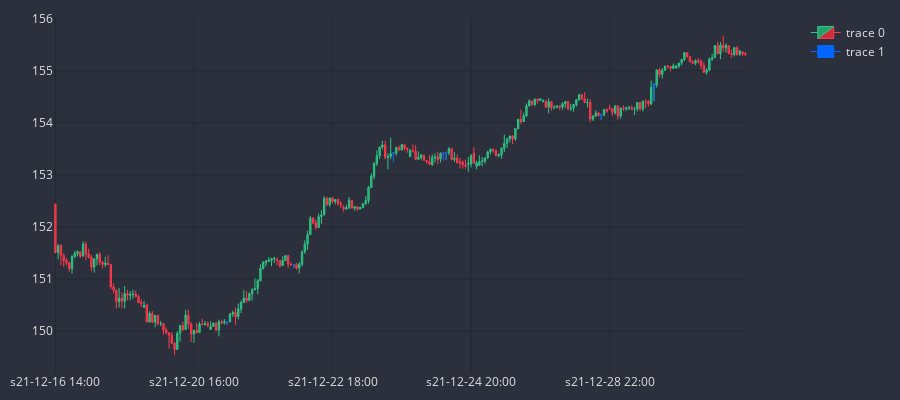

The cell this chart's notebook holds for it:
### Code cell
MARKER = '#0066FF'
dfp = df_an.iloc[-250:]
cp = CandlePlot(dfp, candles=True)
df_temp = cp.df_plot[cp.df_plot.HANGING_MAN == True]
cp.fig.add_trace(go.Candlestick(
                x = df_temp.sTime,
                open = df_temp.mid_o,
                high = df_temp.mid_h,
                low = df_temp.mid_l,
                close = df_temp.mid_c,
                line = dict(width=1), 
                opacity = 1,
                increasing_fillcolor=MARKER,
                decreasing_fillcolor=MARKER,
                increasing_line_color=MARKER,
                decreasing_line_color=MARKER,
            ))

cp.show_plot()

### Figure 1 — Plotly figure (JSON) as saved in the notebook; plotly's stock layout.template omitted (floating-point values rounded to 4 significant figures; data arrays with more than 128 entries replaced by an {"elided": "..."} marker saying what was removed)
{"data": [{"close": {"elided": "250 float values"}, "decreasing": {"fillcolor": "#CC2E3C", "line": {"color": "#FF3A4C"}}, "high": {"elided": "250 float values"}, "increasing": {"fillcolor": "#24A06B", "line": {"color": "#2EC886"}}, "line": {"width": 1}, "low": {"elided": "250 float values"}, "opacity": 1, "open": {"elided": "250 float values"}, "type": "candlestick", "x": {"elided": "250 str values"}}, {"close": [150.2, 151.3, 153.4, 153.4, 153.4, 154.1, 154.7], "decreasing": {"fillcolor": "#0066FF", "line": {"color": "#0066FF"}}, "high": [150.2, 151.3, 153.4, 153.4, 153.4, 154.2, 154.8], "increasing": {"fillcolor": "#0066FF", "line": {"color": "#0066FF"}}, "line": {"width": 1}, "low": [150.1, 151.2, 153.3, 153.3, 153.3, 154.1, 154.4], "opacity": 1, "open": [150.2, 151.3, 153.4, 153.4, 153.4, 154.1, 154.7], "type": "candlestick", "x": ["s21-12-21 04:00", "s21-12-22 04:00", "s21-12-23 16:00", "s21-12-24 10:00", "s21-12-24 11:00", "s21-12-28 19:00", "s21-12-29 14:00"]}], "layout": {"font": {"color": "#e1e1e1", "size": 12}, "height": 400, "margin": {"b": 10, "l": 10, "r": 10, "t": 10}, "paper_bgcolor": "#2c303c", "plot_bgcolor": "#2c303c", "width": 900, "xaxis": {"anchor": "y", "domain": [0, 0.94], "gridcolor": "#1f292f", "nticks": 5, "rangeslider": {"visible": false}}, "yaxis": {"anchor": "x", "domain": [0, 1], "gridcolor": "#1f292f"}, "yaxis2": {"anchor": "x", "gridcolor": "#1f292f", "overlaying": "y", "side": "right"}}}
